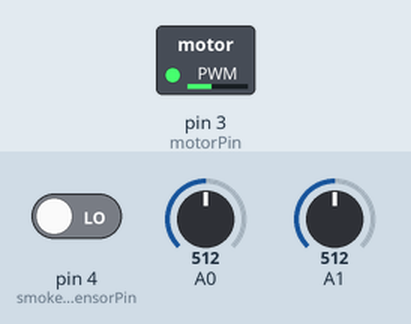
The sketch below on a simulated Arduino Uno, built with avr-gcc and run on an emulated ATmega328P. Shown: switched loads named in the sketch (green lamp = pin HIGH). The test bench sets the inputs (shaded band); at power-on: pin 4 (smokeDigitalSensorPin) LOW, A0 = 512, A1 = 512. No radio packets arrive unless stated; what the sketch prints to the serial monitor is not drawn.

Above: at 0.3 s.
Timing chart, 0 to 1.8 s (numbered marks = the images above):
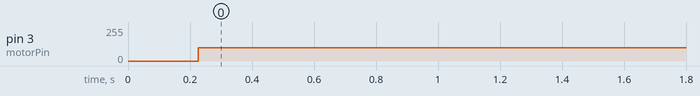

The sketch:

RF_tx.ino
```cpp
#include <SPI.h>
#include "nRF24L01.h"
#include "RF24.h"


//-------------ZERLING--------//

// def pins
const int smokeDigitalSensorPin = 4;
const int motorPin = 3;
char payload_array[32];
// def estados variables
int smokeDigitalSensorState = 0;

// the setup routine runs once when you press reset:
//------------------//
//Debug
int serial_putc( char c, FILE * )
{
  Serial.write( c );
  return c;
}

//Debug
void printf_begin(void)
{
  fdevopen( &serial_putc, 0 );
}

//nRF24 Cableado utilizado. El pin 9 es CE y 10 a CSN/SS
//     CE       -> 9
//     SS       -> 10
//     MOSI     -> 11
//     MISO     -> 12
//     SCK      -> 13

RF24 radio(9,10);
                          //  TX-MASTER    RX-1  31
//const uint64_t pipes[6] = {0x65646f4e32LL,0x65646f4e31LL};

                          //  TX-MASTER    RX-2  33
//const uint64_t pipes[6] = {0x65646f4e32LL,0x65646f4e33LL};
                          //  TX-MASTER    RX-3  34
const uint64_t pipes[6] = {0x65646f4e32LL,0x65646f4e34LL};

int a=0;
char b[4];
String str;
int msg[1];
String theMessage = "";
char rev[50]="";

void setup(void) {

   //---------------ZERLING--------//
  pinMode(motorPin, OUTPUT);
  pinMode(smokeDigitalSensorPin, INPUT);
  analogReference(INTERNAL);
  //Serial.begin(9600);
   //--------------------------//
  Serial.begin(57600);
  printf_begin();      //Debug

  //nRF24 configuración
  radio.begin();
  radio.setChannel(0x4c);
  radio.setAutoAck(1);
  radio.setRetries(15,15);
  radio.setPayloadSize(32);
  radio.openReadingPipe(1,pipes[0]);
  radio.openWritingPipe(pipes[1]);
  radio.startListening();
  radio.printDetails(); //Debug

  radio.powerUp();
};

void loop() {


  //--------------ZERLING ------------//
  // lectura del estado de los sensores
  int tempSensor = analogRead(A0);
  delay(100);
  int smokeAnalogSensor = analogRead(A1);
  delay(100);
  smokeDigitalSensorState = digitalRead(smokeDigitalSensorPin);

  // concatenación del dato del sensor de Temperatura
// String stringOneTemp = "1 ";

//  String stringOneTemp = "2 ";    //OTROS ZERLINGS !
  String stringOneTemp = "3 ";


  //String stringTemp = stringOneTemp + (tempSensor*0.00489*30); //5[V]/1023=0.00489; 150[°C]/5[V]=30
  String stringTemp = stringOneTemp + (tempSensor*0.000977*100); //con analogReference(INTERNAL)=0-1,1 [V]; 1,1/1023=0.000977

  // concatenación del dato del sensor de Humo
  delay(20);
  String stringOneSmoke = " ";
  String stringAnalogSmoke = stringOneSmoke + smokeDigitalSensorState;//(smokeAnalogSensor*0.000977*100);
  String payload = stringTemp + stringAnalogSmoke;
  /*
  // verifica e imprime el estados de los sensores
  if (smokeDigitalSensorState == LOW) Serial.println("Smoke ON");
  else Serial.println("Smoke OFF");
  delay(20);
  Serial.println(stringTemp + stringAnalogSmoke);
  */
  // control ON/OFF de velocidad del motor 0 - 255
  analogWrite(motorPin, 100);
  //delay(1000);
  //----------------------------------//
  /*if (radio.available()){
    Serial.println("recibido datos");
    while (radio.available()) {
      radio.read( &rev, sizeof(rev) );
      Serial.print(rev);
    }
    Serial.println();
  } */


  payload.toCharArray(payload_array,32);
  //char dato[]="--> DATO ";
  //strcat(dato,b);
  radio.stopListening();
  Serial.println("Enviando datos...");
  delay(20);
  bool ok = radio.write(&payload_array,strlen(payload_array));
  delay(20);
  //radio.startListening();
  delay(900);
}
```

Measured:
- by itself, pin 3 (motorPin): 0/255 → 100/255 at 0.23 s
